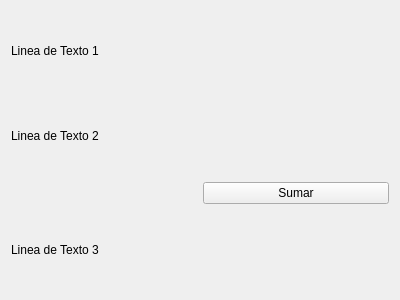
<?xml version="1.0" encoding="UTF-8"?>
<ui version="4.0">
 <class>Alta</class>
 <widget class="QWidget" name="Alta">
  <property name="geometry">
   <rect>
    <x>0</x>
    <y>0</y>
    <width>400</width>
    <height>300</height>
   </rect>
  </property>
  <property name="windowTitle">
   <string>Alta</string>
  </property>
  <layout class="QGridLayout" name="gridLayout">
   <item row="1" column="1">
    <widget class="LineaDeTexto" name="leLinea2" native="true"/>
   </item>
   <item row="0" column="1">
    <widget class="LineaDeTexto" name="leLinea1" native="true"/>
   </item>
   <item row="3" column="1">
    <widget class="LineaDeTexto" name="leLinea3" native="true"/>
   </item>
   <item row="1" column="0">
    <widget class="QLabel" name="lLinea1">
     <property name="text">
      <string>Linea de Texto 2</string>
     </property>
    </widget>
   </item>
   <item row="0" column="0">
    <widget class="QLabel" name="lLinea2">
     <property name="text">
      <string>Linea de Texto 1</string>
     </property>
    </widget>
   </item>
   <item row="3" column="0">
    <widget class="QLabel" name="lLinea3">
     <property name="text">
      <string>Linea de Texto 3</string>
     </property>
    </widget>
   </item>
   <item row="2" column="1">
    <widget class="QPushButton" name="pbSumar">
     <property name="text">
      <string>Sumar</string>
     </property>
    </widget>
   </item>
  </layout>
 </widget>
 <layoutdefault spacing="6" margin="11"/>
 <customwidgets>
  <customwidget>
   <class>LineaDeTexto</class>
   <extends>QWidget</extends>
   <header>lineadetexto.h</header>
   <container>1</container>
  </customwidget>
 </customwidgets>
 <resources/>
 <connections/>
</ui>
